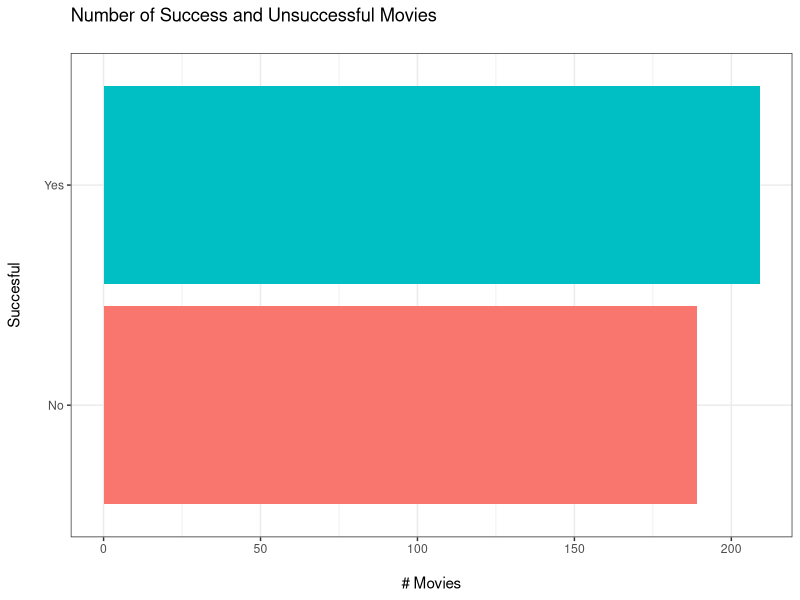
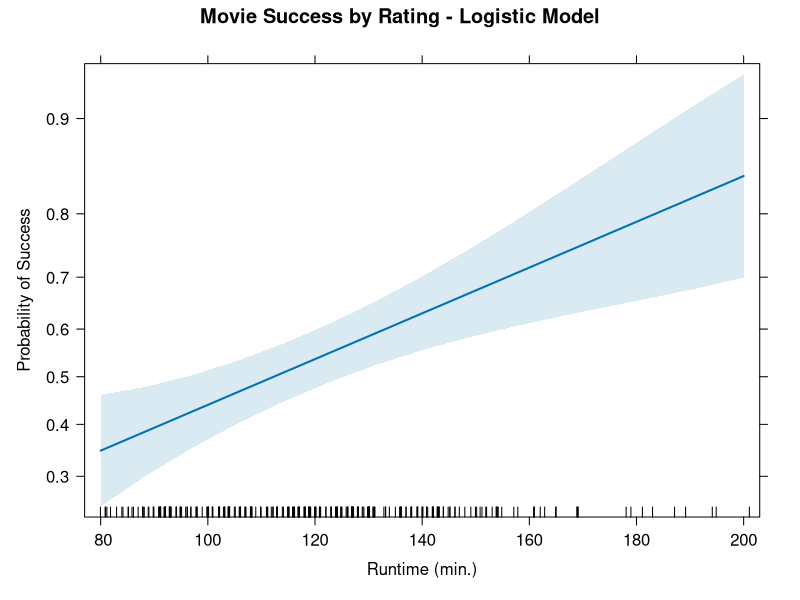

Here is the R script that generated these plots, in order: (Note: this script raises an error after producing the figures.)
library(tidyverse)
library(effects)

# Load and wrangle the data.
# Data source: https://data.world/crowdflower/blockbuster-database
movies <- read.csv("../data/blockbuster-top_ten_movies_per_year_DFE.csv") %>% tibble()

movies <- movies %>%
  filter(!is.na(movies$length)) # Remove NA values.

# Add an outcome variable of that rates a movie as successful if IMDB rating >= 7.
movies$successful <- factor(ifelse(movies$imdb_rating >= 7, TRUE, FALSE),
                            levels = c(FALSE, TRUE))

# View the underlying distribution of successful vs. unsuccessful movies.
movies %>%
  mutate(successful = ifelse(successful == T, "Yes", "No")) %>%
  ggplot(aes(x = successful, fill = successful)) +
  geom_bar() +
  coord_flip() +
  labs(
    title = "Number of Success and Unsuccessful Movies\n",
    x = "Succesful\n",
    y = "\n# Movies"
  ) +
  theme_bw() +
  theme(
    legend.position = "none"
  )

# Create a train-test split, using the first 300 movies for training.
train.data <- movies[1:300,]
test.data <- movies[301:nrow(movies),]

# Construct a simple logistic model that predicts whether a movie will be successful
# based on its runtime.
model <- glm(successful ~ length, train.data, family = "binomial")

plot(allEffects(model),
     main = "Movie Success by Rating - Logistic Model",
     xlab = "Runtime (min.)", ylab = "Probability of Success")

# Predict the movie's success using a cutoff of 0.5.
prob <- predict(model, test.data, type = "response")
pred <- ifelse(prob >= 0.5, TRUE, FALSE)

# Evaluate the performance.
confusionMatrix(factor(pred), test.data$successful)

# Construct another logistic model the predicts whether a movie will be successful
# based on its rating and runtime.
model.2 <- glm(successful ~ rating + length, train.data, family = "binomial")

plot(allEffects(model.2),
     ylab = "Successful\n")

# Predict the movie's success using a cutoff of 0.5.
prob.2 <- predict(model.2, test.data, type = "response")
pred.2 <- ifelse(prob.2 >= 0.5, TRUE, FALSE)

# Evaluate the performance.
confusionMatrix(factor(pred.2), test.data$successful)


# Improving model performance
#############################
# Construct a function to test different cutoff values.
assess_model <- function(model, test.data, cutoff) {
  prob <- predict(model, test.data, type = "response")
  pred <- ifelse(prob >= cutoff, TRUE, FALSE)
  
  confuse <- confusionMatrix(factor(pred), test.data$successful)
  accuracy <- confuse$overall[2]
  
  return(tibble(
    Cutoff = cutoff,
    Accuracy = accuracy
  ))
}

# Find the optimal cutoff for model 1 (highest accuracy).
performance <- lapply(seq(0.25, 0.75, by = 0.005), function(x) {
  assess_model(model, test.data, x)
}) %>% bind_rows()

best.cutoff <- performance$Cutoff[which(performance$Accuracy == max(performance$Accuracy))]

plot(Accuracy ~ Cutoff, performance, type = "l",
     main = "Model 1 Optimal Cutoff\n")
abline(v = best.cutoff,
       lwd = 2, col = "steelblue3")
mtext(text = paste0("Best cutoff = ", best.cutoff), col = "steelblue3")

# Find the optimal cutoff for model 2 (highest accuracy).
performance <- lapply(seq(0.25, 0.75, by = 0.005), function(x) {
  assess_model(model.2, test.data, x)
}) %>% bind_rows()

best.cutoff <- performance$Cutoff[which(performance$Accuracy == max(performance$Accuracy))]

plot(Accuracy ~ Cutoff, performance, type = "l",
     main = "Model 1 Optimal Cutoff\n")
abline(v = best.cutoff,
       lwd = 2, col = "steelblue3")
mtext(text = paste0("Best cutoff = ", best.cutoff), col = "steelblue3")
